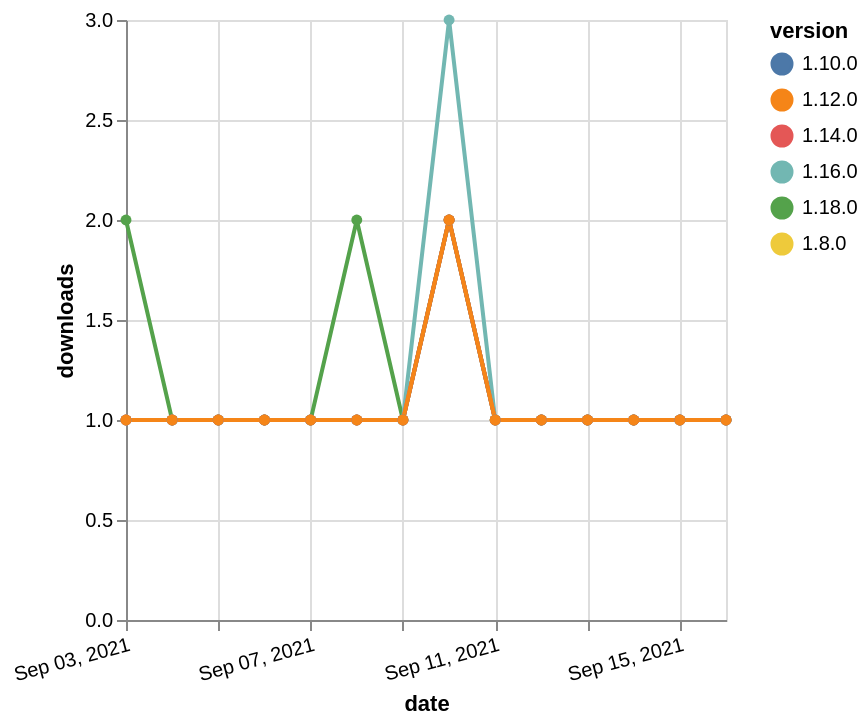

Write a Vega-Lite specification for this figure.
### Vega-Lite specification from a JSON file in a GitHub repository (floating-point values rounded to 4 significant figures)
{"$schema": "https://vega.github.io/schema/vega-lite/v5.json", "description": "A simple bar chart with embedded data.", "data": {"values": [{"date": "2021-09-03", "total": 120, "delta": 2, "version": "1.18.0"}, {"date": "2021-09-04", "total": 121, "delta": 1, "version": "1.18.0"}, {"date": "2021-09-05", "total": 122, "delta": 1, "version": "1.18.0"}, {"date": "2021-09-06", "total": 123, "delta": 1, "version": "1.18.0"}, {"date": "2021-09-07", "total": 124, "delta": 1, "version": "1.18.0"}, {"date": "2021-09-08", "total": 126, "delta": 2, "version": "1.18.0"}, {"date": "2021-09-09", "total": 127, "delta": 1, "version": "1.18.0"}, {"date": "2021-09-10", "total": 129, "delta": 2, "version": "1.18.0"}, {"date": "2021-09-11", "total": 130, "delta": 1, "version": "1.18.0"}, {"date": "2021-09-12", "total": 131, "delta": 1, "version": "1.18.0"}, {"date": "2021-09-13", "total": 132, "delta": 1, "version": "1.18.0"}, {"date": "2021-09-14", "total": 133, "delta": 1, "version": "1.18.0"}, {"date": "2021-09-15", "total": 134, "delta": 1, "version": "1.18.0"}, {"date": "2021-09-16", "total": 135, "delta": 1, "version": "1.18.0"}, {"date": "2021-09-03", "total": 234, "delta": 1, "version": "1.8.0"}, {"date": "2021-09-04", "total": 235, "delta": 1, "version": "1.8.0"}, {"date": "2021-09-05", "total": 236, "delta": 1, "version": "1.8.0"}, {"date": "2021-09-06", "total": 237, "delta": 1, "version": "1.8.0"}, {"date": "2021-09-07", "total": 238, "delta": 1, "version": "1.8.0"}, {"date": "2021-09-08", "total": 239, "delta": 1, "version": "1.8.0"}, {"date": "2021-09-09", "total": 240, "delta": 1, "version": "1.8.0"}, {"date": "2021-09-10", "total": 242, "delta": 2, "version": "1.8.0"}, {"date": "2021-09-11", "total": 243, "delta": 1, "version": "1.8.0"}, {"date": "2021-09-12", "total": 244, "delta": 1, "version": "1.8.0"}, {"date": "2021-09-13", "total": 245, "delta": 1, "version": "1.8.0"}, {"date": "2021-09-14", "total": 246, "delta": 1, "version": "1.8.0"}, {"date": "2021-09-15", "total": 247, "delta": 1, "version": "1.8.0"}, {"date": "2021-09-16", "total": 248, "delta": 1, "version": "1.8.0"}, {"date": "2021-09-03", "total": 194, "delta": 1, "version": "1.10.0"}, {"date": "2021-09-04", "total": 195, "delta": 1, "version": "1.10.0"}, {"date": "2021-09-05", "total": 196, "delta": 1, "version": "1.10.0"}, {"date": "2021-09-06", "total": 197, "delta": 1, "version": "1.10.0"}, {"date": "2021-09-07", "total": 198, "delta": 1, "version": "1.10.0"}, {"date": "2021-09-08", "total": 199, "delta": 1, "version": "1.10.0"}, {"date": "2021-09-09", "total": 200, "delta": 1, "version": "1.10.0"}, {"date": "2021-09-10", "total": 202, "delta": 2, "version": "1.10.0"}, {"date": "2021-09-11", "total": 203, "delta": 1, "version": "1.10.0"}, {"date": "2021-09-12", "total": 204, "delta": 1, "version": "1.10.0"}, {"date": "2021-09-13", "total": 205, "delta": 1, "version": "1.10.0"}, {"date": "2021-09-14", "total": 206, "delta": 1, "version": "1.10.0"}, {"date": "2021-09-15", "total": 207, "delta": 1, "version": "1.10.0"}, {"date": "2021-09-16", "total": 208, "delta": 1, "version": "1.10.0"}, {"date": "2021-09-03", "total": 185, "delta": 1, "version": "1.16.0"}, {"date": "2021-09-04", "total": 186, "delta": 1, "version": "1.16.0"}, {"date": "2021-09-05", "total": 187, "delta": 1, "version": "1.16.0"}, {"date": "2021-09-06", "total": 188, "delta": 1, "version": "1.16.0"}, {"date": "2021-09-07", "total": 189, "delta": 1, "version": "1.16.0"}, {"date": "2021-09-08", "total": 190, "delta": 1, "version": "1.16.0"}, {"date": "2021-09-09", "total": 191, "delta": 1, "version": "1.16.0"}, {"date": "2021-09-10", "total": 194, "delta": 3, "version": "1.16.0"}, {"date": "2021-09-11", "total": 195, "delta": 1, "version": "1.16.0"}, {"date": "2021-09-12", "total": 196, "delta": 1, "version": "1.16.0"}, {"date": "2021-09-13", "total": 197, "delta": 1, "version": "1.16.0"}, {"date": "2021-09-14", "total": 198, "delta": 1, "version": "1.16.0"}, {"date": "2021-09-15", "total": 199, "delta": 1, "version": "1.16.0"}, {"date": "2021-09-16", "total": 200, "delta": 1, "version": "1.16.0"}, {"date": "2021-09-03", "total": 159, "delta": 1, "version": "1.14.0"}, {"date": "2021-09-04", "total": 160, "delta": 1, "version": "1.14.0"}, {"date": "2021-09-05", "total": 161, "delta": 1, "version": "1.14.0"}, {"date": "2021-09-06", "total": 162, "delta": 1, "version": "1.14.0"}, {"date": "2021-09-07", "total": 163, "delta": 1, "version": "1.14.0"}, {"date": "2021-09-08", "total": 164, "delta": 1, "version": "1.14.0"}, {"date": "2021-09-09", "total": 165, "delta": 1, "version": "1.14.0"}, {"date": "2021-09-10", "total": 167, "delta": 2, "version": "1.14.0"}, {"date": "2021-09-11", "total": 168, "delta": 1, "version": "1.14.0"}, {"date": "2021-09-12", "total": 169, "delta": 1, "version": "1.14.0"}, {"date": "2021-09-13", "total": 170, "delta": 1, "version": "1.14.0"}, {"date": "2021-09-14", "total": 171, "delta": 1, "version": "1.14.0"}, {"date": "2021-09-15", "total": 172, "delta": 1, "version": "1.14.0"}, {"date": "2021-09-16", "total": 173, "delta": 1, "version": "1.14.0"}, {"date": "2021-09-03", "total": 189, "delta": 1, "version": "1.12.0"}, {"date": "2021-09-04", "total": 190, "delta": 1, "version": "1.12.0"}, {"date": "2021-09-05", "total": 191, "delta": 1, "version": "1.12.0"}, {"date": "2021-09-06", "total": 192, "delta": 1, "version": "1.12.0"}, {"date": "2021-09-07", "total": 193, "delta": 1, "version": "1.12.0"}, {"date": "2021-09-08", "total": 194, "delta": 1, "version": "1.12.0"}, {"date": "2021-09-09", "total": 195, "delta": 1, "version": "1.12.0"}, {"date": "2021-09-10", "total": 197, "delta": 2, "version": "1.12.0"}, {"date": "2021-09-11", "total": 198, "delta": 1, "version": "1.12.0"}, {"date": "2021-09-12", "total": 199, "delta": 1, "version": "1.12.0"}, {"date": "2021-09-13", "total": 200, "delta": 1, "version": "1.12.0"}, {"date": "2021-09-14", "total": 201, "delta": 1, "version": "1.12.0"}, {"date": "2021-09-15", "total": 202, "delta": 1, "version": "1.12.0"}, {"date": "2021-09-16", "total": 203, "delta": 1, "version": "1.12.0"}]}, "width": "container", "mark": {"type": "line", "point": {"filled": true}}, "encoding": {"x": {"field": "date", "type": "temporal", "timeUnit": "yearmonthdate", "title": "date", "axis": {"labelAngle": -15}}, "y": {"field": "delta", "type": "quantitative", "title": "downloads"}, "color": {"field": "version", "type": "nominal"}, "tooltip": {"field": "delta"}}}
